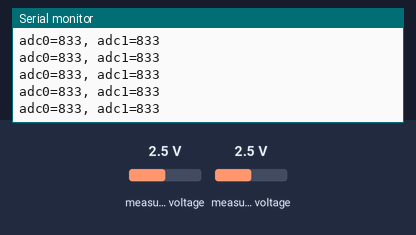
A program run on a simulated ESP32. On the bench: the last lines printed to the serial monitor. The test bench sets the inputs (shaded band); at power-on: measured voltage 2.5 V.

Above: at 1.2 s.
1.3 s: measured voltage (sensor 200) set to 0.1 V
At 2.4 s:
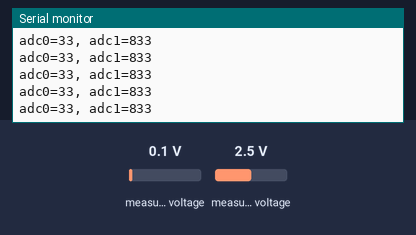
2.8 s: measured voltage (sensor 201) set to 0.1 V
At 3.4 s:
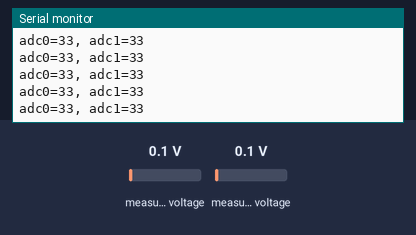
4.3 s: measured voltage (sensor 200) set to 1.2 V
At 5.3 s:
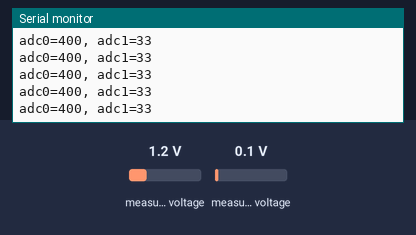
5.8 s: measured voltage (sensor 201) set to 1.2 V
At 6.6 s:
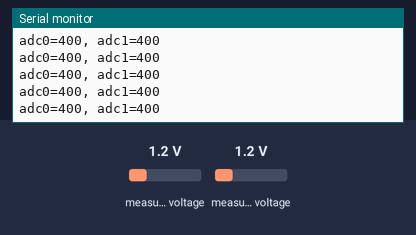
Timing chart, 0 to 6.8 s (numbered marks = the images above; inputs shaded):
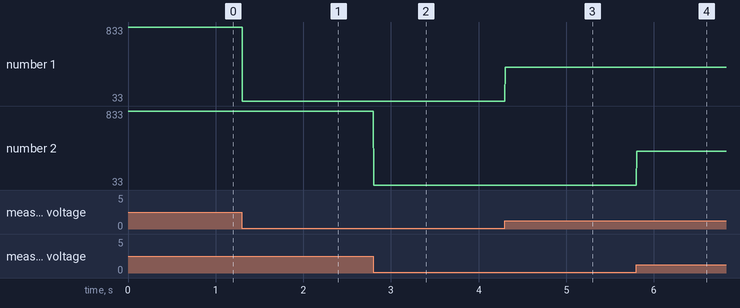

Measured:
- after the input at 1.3 s, the serial monitor: prints a new line at once (image 1)
- after the input at 2.8 s, the serial monitor: prints a new line at once (image 2)
- after the input at 4.3 s, the serial monitor: prints a new line at once (image 3)
- after the input at 5.8 s, the serial monitor: prints a new line at once (image 4)
- plotted number 1: 833 → 33 after the input at 1.3 s, 33 → 400 after the input at 4.3 s

The program:

main.cpp
```cpp
#include <Arduino.h>
#include <Wire.h>
#include "Adafruit_ADS1X15.h"
#include <SPI.h>

#define I2C_CUSTOM

#define I2C_SDA_PIN 32
#define I2C_SCL_PIN 33

Adafruit_ADS1015 ads(I2C_SDA_PIN,I2C_SCL_PIN);

void setup() {
  Serial.begin(115200);

  if (!ads.begin(0x48)) {//begin() in Adafruit_ADS1X15.h
    Serial.println("Failed to initialize ADS.");
    while (1);
  }
  ads.setGain(GAIN_TWOTHIRDS);

}

void loop() {

  int16_t adc_result[3];
  adc_result[0] = ads.readADC_SingleEnded(0);
  adc_result[1] = ads.readADC_SingleEnded(1);

  Serial.printf("adc0=%d, adc1=%d\n", adc_result[0], adc_result[1]);

}
```
